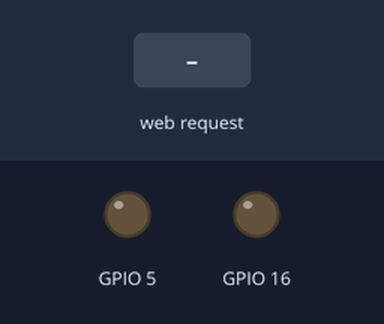
Recording of a sketch running on a simulated ESP8266 (NodeMCU). Parts: output pins drawn as LEDs (lit = HIGH). The inputs (shaded band) are chosen by the test bench. WiFi joins after 1.5 s; servers stay silent unless stated; what the sketch prints to the serial monitor is not drawn.

Above: at 2.7 s.
2.8 s: HTTP request GET /cart?state=front received
At 4.0 s:
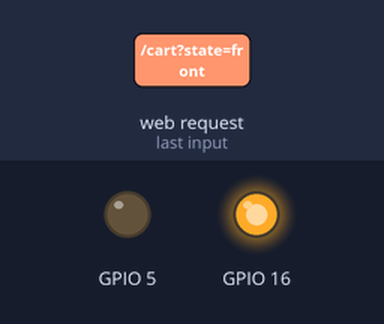
4.3 s: HTTP request GET / received
5.8 s: HTTP request GET /cart received
Timing chart, 0 to 8.8 s (numbered marks = the images above; inputs shaded):
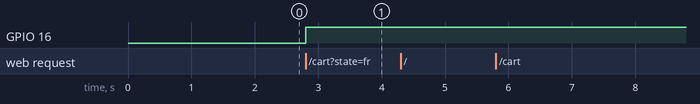

The sketch:

NodeMCUServer.ino
```cpp
#include <ESP8266WiFi.h>
#include <WiFiClient.h>
#include <ESP8266WebServer.h>
#include <ESP8266mDNS.h>

const char *ssid = "DESD-LAB1";
const char *password = "tetra";

// create the web server process
// and make it listen on port 80
ESP8266WebServer server(80);

void handleRoot() {
  Serial.println("Request is received for /");

  // send hello message
  server.send(200, "text/plain", "Hello client");
}


void handleCartActivity() {
  Serial.println("Request is received for /cart");

  String message = "Cart Movement in ";
  String ledState = server.arg("state");
  Serial.print("LED state = ");
  Serial.println(ledState);
  message+= ledState;
  message+= " direction";


  if (ledState == "front") {
    digitalWrite(16, HIGH); //code to go front
    digitalWrite(16, HIGH);
  } else if (ledState == "back") {
    digitalWrite(16, LOW);  //code to go back
    digitalWrite(16, HIGH);
  } else if (ledState == "right") {
    digitalWrite(16, LOW);  //code to go right
    digitalWrite(16, HIGH);
  } else if (ledState == "left") {
    digitalWrite(16, LOW);  //code to go left
    digitalWrite(16, HIGH);
  } else if (ledState == "stop") {
    digitalWrite(16, LOW);  //code to stop
    digitalWrite(16, HIGH);
  }


  //server.send(200, "text/html", "<h1>Cart Movement in </h1>");
  server.send(200, "text/html", message);

}
/*
void handleYellowLED() {
  Serial.println("Request is received for /yellowled");

  String ledState = server.arg("state");
  if (ledState == "on") {
    digitalWrite(5, HIGH);
  } else if (ledState == "off") {
    digitalWrite(5, LOW);
  }

  server.send(200, "text/html", "<h1>YELLOW LED toggled</h1>");
}
*/

void setup() {
  Serial.begin(115200);

  pinMode(16, OUTPUT);
  pinMode(5, OUTPUT);

  Serial.println("welcome to my web server");

  WiFi.mode(WIFI_STA);
  WiFi.begin(ssid, password);

  while (WiFi.status() != WL_CONNECTED) {
    delay(500);
    Serial.print(" . ");
  }

  Serial.println("");
  Serial.print("IP address: ");
  Serial.println(WiFi.localIP());

  server.on("/", handleRoot);
  server.on("/cart", handleCartActivity);
 // server.on("/yellowled", handleYellowLED);

  server.begin();

  Serial.println("Server started listening on port 80");
}

void loop() {
  server.handleClient();
}
```

Measured:
- after the input at 2.8 s, GPIO 16: LOW → HIGH at once
- after the input at 4.3 s, every drawn part: stays the same
- after the input at 5.8 s, every drawn part: stays the same
